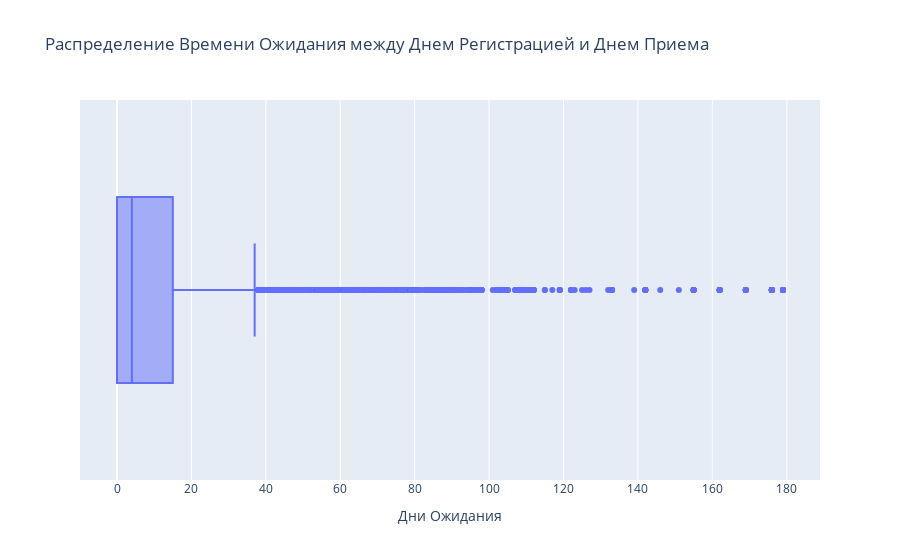

The code cell stored with this chart in its notebook:
### Markdown cell above
##### 3. Существует ли связь между временем ожидания и пропуском приема?

### Code cell
#create a boxplot
fig = px.box(
    data_frame=no_show_at_medical,
    x='Waiting_Time',
    #set horizontal orientation
    orientation='h',
    title='Распределение Времени Ожидания между Днем Регистрацией и Днем Приема',
)

#set the title of the axis
fig.update_layout(
   xaxis_title_text='Дни Ожидания',
)

fig.show()

#log the barchart
experiment.log_figure(figure=fig)

### Figure 1 — Plotly figure (JSON) as saved in the notebook; plotly's stock layout.template omitted (floating-point values rounded to 4 significant figures; data arrays with more than 128 entries replaced by an {"elided": "..."} marker saying what was removed)
{"data": [{"alignmentgroup": "True", "hovertemplate": "Waiting_Time=%{x}<extra></extra>", "legendgroup": "", "marker": {"color": "#636efa"}, "name": "", "notched": false, "offsetgroup": "", "orientation": "h", "showlegend": false, "type": "box", "x": {"elided": "110475 int values"}, "x0": " ", "xaxis": "x", "y0": " ", "yaxis": "y"}], "layout": {"boxmode": "group", "legend": {"tracegroupgap": 0}, "title": {"text": "Распределение Времени Ожидания между Днем Регистрацией и Днем Приема"}, "xaxis": {"anchor": "y", "domain": [0, 1], "title": {"text": "Дни Ожидания"}}, "yaxis": {"anchor": "x", "domain": [0, 1]}}}
